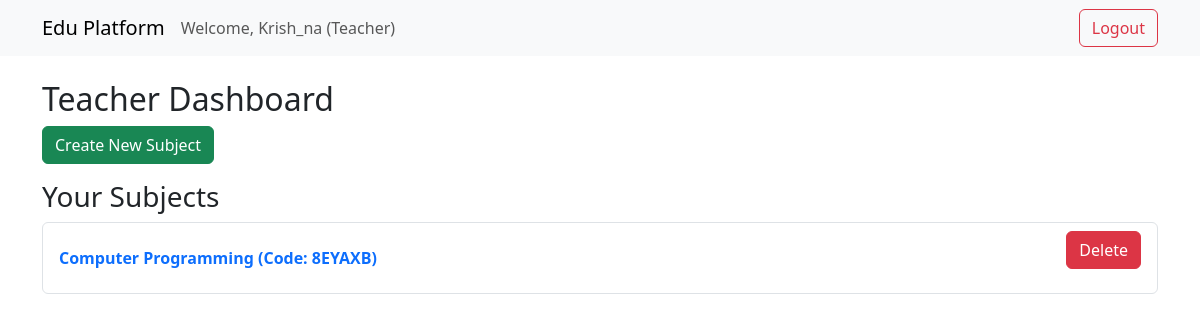
The page /dashboard/ (signed in) on the database its author committed.
### core/models.py (models this page shows, shortened)
class User(AbstractUser):
    ROLE_CHOICES = [
        ('teacher', 'Teacher'),
        ('student', 'Student'),
    ]
    role = models.CharField(max_length=10, choices=ROLE_CHOICES, default='student')
    email = models.EmailField(unique=True)

class Subject(models.Model):
    name = models.CharField(max_length=100)
    code = models.CharField(max_length=6, unique=True, blank=True)
    teacher = models.ForeignKey(User, on_delete=models.CASCADE, limit_choices_to={'role': 'teacher'})
    created_at = models.DateTimeField(auto_now_add=True)

### core/views.py (the view)
# urls.py: path('dashboard/', views.teacher_dashboard, name='teacher_dashboard'),
@login_required
def teacher_dashboard(request):
    subjects = Subject.objects.filter(teacher=request.user).order_by('name')
    assignments = Assignment.objects.filter(
        created_by=request.user
    ).prefetch_related('questions').order_by('due_date')  # Added order_by for better UX
    for ass in assignments:
        questions = getattr(ass, 'questions', None)
        if questions and questions.exists():
            first_q = questions.first()
            ass.display_question = f"{first_q.question[:50]}..." if first_q.question else "No question"
            ass.display_hint = first_q.hint or ""
        else:
            ass.display_question = "No question available"
            ass.display_hint = ""
    submissions = Submission.objects.filter(
        assignment__created_by=request.user
    ).select_related('assignment', 'student').order_by('-submitted_at')  # Added select_related and order_by for efficiency/UX
    return render(request, 'core/teacher_dashboard.html', {
        'subjects': subjects,
        'assignments': assignments,
        'submissions': submissions,
    })

### templates/core/teacher_dashboard.html
{% extends 'core/base.html' %} {% block content %}
<h2>Teacher Dashboard</h2>
<a href="{% url 'core:create_subject' %}" class="btn btn-success mb-3"
  >Create New Subject</a
>
<h3>Your Subjects</h3>
{% if subjects %}
<ul class="list-group mb-4">
  {% for subject in subjects %}
  <li class="list-group-item d-flex justify-content-between align-items-center">
    <a
      href="{% url 'core:teacher_subject_detail' subject.id %}"
      class="text-decoration-none fw-bold"
    >
      {{ subject.name }} (Code: {{ subject.code|default:"N/A" }})
    </a>
    <a
      href="{% url 'core:delete_subject' subject.id %}"
      class="btn btn-danger mb-3"
      >Delete</a
    >
  </li>
  {% endfor %}
</ul>
{% else %}
<div class="alert alert-info">
  No subjects created yet.
  <a href="{% url 'core:create_subject' %}">Create one now</a>.
</div>
{% endif %} {% endblock %}

### templates/core/base.html (shortened to what this page needs)
<!DOCTYPE html>
<html lang="en">
  <head>
    <link
      href="https://cdn.jsdelivr.net/npm/bootstrap@5.3.0/dist/css/bootstrap.min.css"
      rel="stylesheet"
    />
    <link
      rel="stylesheet"
      href="{% load static %}{% static 'css/wallpaper.css' %}"
    />
  </head>
  <body>
    <nav class="navbar navbar-expand-lg navbar-light bg-light">
      <div class="container">
        <a
          class="navbar-brand"
          href="{% url 'core:home' %}
"
          >Edu Platform</a
        >
        {% if user.is_authenticated %}
        <span class="navbar-text"
          >Welcome, {{ user.username }} ({{ user.role|title }})</span
        >
        <a href="{% url 'core:logout' %}" class="btn btn-outline-danger ms-auto"
          >Logout</a
        >
        {% endif %}
      </div>
    </nav>
    <div class="container mt-4">
       {% block content %}{% endblock %}
    </div>
  </body>
</html>

### rows shown on the page
User: username "Krish_na", role "Teacher"
Subject: name "Computer Programming", code "8EYAXB"
